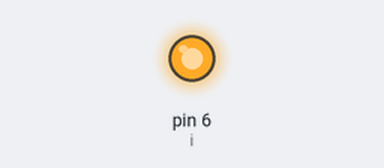
Bench run of a sketch on a simulated Arduino Uno, built with avr-gcc and run on an emulated ATmega328P. Parts: output pins drawn as LEDs (lit = HIGH).

Above: at 0.05 s.
At 2.0 s:
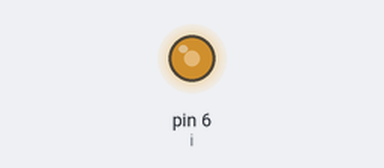
At 3.0 s:
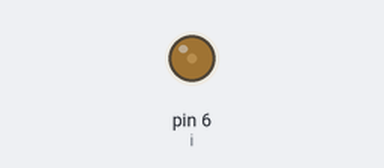
At 5.0 s:
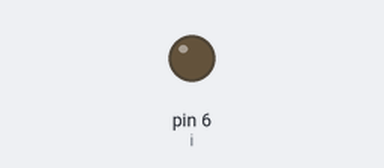
Timing chart, 0 to 6.5 s (numbered marks = the images above):
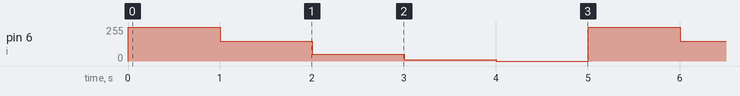

The sketch:

step7.ino
```cpp
int i=6;

void setup() {
pinMode(i,OUTPUT);
}

void loop() {
analogWrite(i,255);
delay(1000);
analogWrite(i,150);
delay(1000);
analogWrite(i,50);
delay(1000);
analogWrite(i,10);
delay(1000);
analogWrite(i,0);
delay(1000);
}
```

Measured:
- by itself, pin 6 (i): repeats every 5.0 s: 150/255 1.0 s, 50/255 1.0 s, 10/255 1.0 s, 0/255 1.0 s, 255/255 1.0 s
